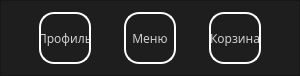
   <widget class="QFrame" name="frame">
    <property name="geometry">
     <rect>
      <x>0</x>
      <y>530</y>
      <width>300</width>
      <height>71</height>
     </rect>
    </property>
    <property name="styleSheet">
     <string notr="true">background-color: rgb(30, 30, 30);</string>
    </property>
    <property name="frameShape">
     <enum>QFrame::StyledPanel</enum>
    </property>
    <property name="frameShadow">
     <enum>QFrame::Raised</enum>
    </property>
    <layout class="QHBoxLayout" name="horizontalLayout">
     <item>
      <widget class="QPushButton" name="push_profile">
       <property name="minimumSize">
        <size>
         <width>52</width>
         <height>52</height>
        </size>
       </property>
       <property name="maximumSize">
        <size>
         <width>52</width>
         <height>52</height>
        </size>
       </property>
       <property name="font">
        <font>
         <family>Bahnschrift</family>
         <pointsize>9</pointsize>
         <weight>50</weight>
         <italic>false</italic>
         <bold>false</bold>
        </font>
       </property>
       <property name="styleSheet">
        <string notr="true">QPushButton{
	font: 9pt &quot;Bahnschrift&quot;;
color: rgba(255, 255, 255, 200);
border: 2px solid #fff;
border-radius: 15;	
}

QPushButton:pressed {
	background-color: rgb(0, 0, 0);
	border: 3px solid #555;
}
</string>
       </property>
       <property name="text">
        <string>Профиль</string>
       </property>
      </widget>
     </item>
     <item>
      <widget class="QPushButton" name="push_menu">
       <property name="minimumSize">
        <size>
         <width>52</width>
         <height>52</height>
        </size>
       </property>
       <property name="maximumSize">
        <size>
         <width>52</width>
         <height>52</height>
        </size>
       </property>
       <property name="font">
        <font>
         <family>Bahnschrift</family>
         <pointsize>9</pointsize>
         <weight>50</weight>
         <italic>false</italic>
         <bold>false</bold>
        </font>
       </property>
       <property name="styleSheet">
        <string notr="true">QPushButton{
	font: 9pt &quot;Bahnschrift&quot;;
color: rgba(255, 255, 255, 200);
border: 2px solid #fff;
border-radius: 15;
}

QPushButton:pressed {
	background-color: rgb(0, 0, 0);
	border: 3px solid #555;
}
</string>
       </property>
       <property name="text">
        <string>Меню</string>
       </property>
      </widget>
     </item>
     <item>
      <widget class="QPushButton" name="push_basket">
       <property name="minimumSize">
        <size>
         <width>52</width>
         <height>52</height>
        </size>
       </property>
       <property name="maximumSize">
        <size>
         <width>52</width>
         <height>52</height>
        </size>
       </property>
       <property name="font">
        <font>
         <family>Bahnschrift</family>
         <pointsize>9</pointsize>
         <weight>50</weight>
         <italic>false</italic>
         <bold>false</bold>
        </font>
       </property>
       <property name="styleSheet">
        <string notr="true">QPushButton{
	font: 9pt &quot;Bahnschrift&quot;;
color: rgba(255, 255, 255, 200);
border: 2px solid #fff;
border-radius: 15;
}

QPushButton:pressed {
	background-color: rgb(0, 0, 0);
	border: 3px solid #555;
}
</string>
       </property>
       <property name="text">
        <string>Корзина</string>
       </property>
      </widget>
     </item>
    </layout>
   </widget>
